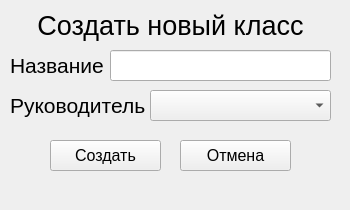
<?xml version="1.0" encoding="UTF-8"?>
<ui version="4.0">
 <class>MAin</class>
 <widget class="QWidget" name="MAin">
  <property name="geometry">
   <rect>
    <x>0</x>
    <y>0</y>
    <width>350</width>
    <height>210</height>
   </rect>
  </property>
  <property name="windowTitle">
   <string>Создать класс</string>
  </property>
  <widget class="QLabel" name="Title">
   <property name="geometry">
    <rect>
     <x>10</x>
     <y>10</y>
     <width>321</width>
     <height>31</height>
    </rect>
   </property>
   <property name="font">
    <font>
     <pointsize>20</pointsize>
    </font>
   </property>
   <property name="text">
    <string>Создать новый класс</string>
   </property>
   <property name="alignment">
    <set>Qt::AlignCenter</set>
   </property>
  </widget>
  <widget class="QLabel" name="Title_2">
   <property name="geometry">
    <rect>
     <x>10</x>
     <y>50</y>
     <width>101</width>
     <height>31</height>
    </rect>
   </property>
   <property name="font">
    <font>
     <pointsize>16</pointsize>
    </font>
   </property>
   <property name="text">
    <string>Название</string>
   </property>
   <property name="alignment">
    <set>Qt::AlignLeading|Qt::AlignLeft|Qt::AlignVCenter</set>
   </property>
  </widget>
  <widget class="QLineEdit" name="Name">
   <property name="geometry">
    <rect>
     <x>110</x>
     <y>50</y>
     <width>221</width>
     <height>31</height>
    </rect>
   </property>
  </widget>
  <widget class="QLabel" name="Title_3">
   <property name="geometry">
    <rect>
     <x>10</x>
     <y>90</y>
     <width>141</width>
     <height>31</height>
    </rect>
   </property>
   <property name="font">
    <font>
     <pointsize>16</pointsize>
    </font>
   </property>
   <property name="text">
    <string>Руководитель</string>
   </property>
   <property name="alignment">
    <set>Qt::AlignLeading|Qt::AlignLeft|Qt::AlignVCenter</set>
   </property>
  </widget>
  <widget class="QComboBox" name="Teacher">
   <property name="geometry">
    <rect>
     <x>150</x>
     <y>90</y>
     <width>181</width>
     <height>31</height>
    </rect>
   </property>
  </widget>
  <widget class="QPushButton" name="Create">
   <property name="geometry">
    <rect>
     <x>50</x>
     <y>140</y>
     <width>111</width>
     <height>31</height>
    </rect>
   </property>
   <property name="font">
    <font>
     <pointsize>12</pointsize>
    </font>
   </property>
   <property name="text">
    <string>Создать</string>
   </property>
  </widget>
  <widget class="QPushButton" name="Exit">
   <property name="geometry">
    <rect>
     <x>180</x>
     <y>140</y>
     <width>111</width>
     <height>31</height>
    </rect>
   </property>
   <property name="font">
    <font>
     <pointsize>12</pointsize>
    </font>
   </property>
   <property name="text">
    <string>Отмена</string>
   </property>
  </widget>
  <widget class="QLabel" name="Error">
   <property name="geometry">
    <rect>
     <x>10</x>
     <y>180</y>
     <width>331</width>
     <height>20</height>
    </rect>
   </property>
   <property name="font">
    <font>
     <pointsize>10</pointsize>
    </font>
   </property>
   <property name="text">
    <string/>
   </property>
   <property name="alignment">
    <set>Qt::AlignCenter</set>
   </property>
  </widget>
 </widget>
 <resources/>
 <connections/>
</ui>
